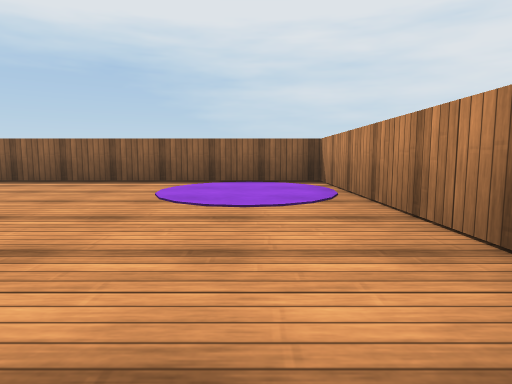
View 1 (above)

15 first-person views from a walk through a Unity game level. The camera is 0.47 m above the floor, tilts 6° down and sees 75° across. The floor is counted in squares, 1 m on a side. Each view is taken from the middle of a square. On the plan, view 1 faces up. The plan holds only what a view shows up to about 9 squares ahead; the rest is blank. The place goes on beyond the plan. The player is left out. Surface patterns are stand-ins for the level's own textures.

View 2
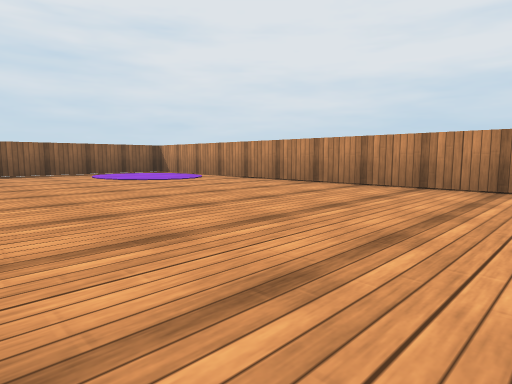

View 3
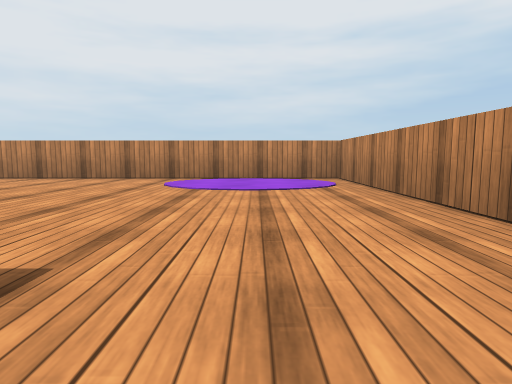

View 4
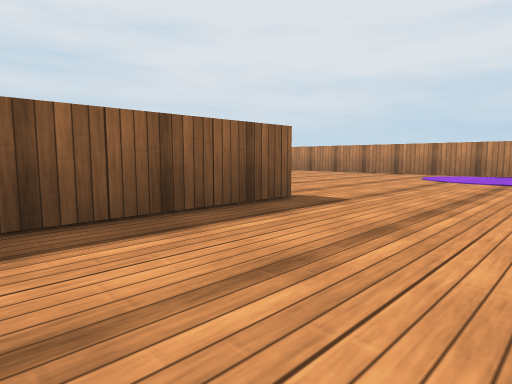

View 5
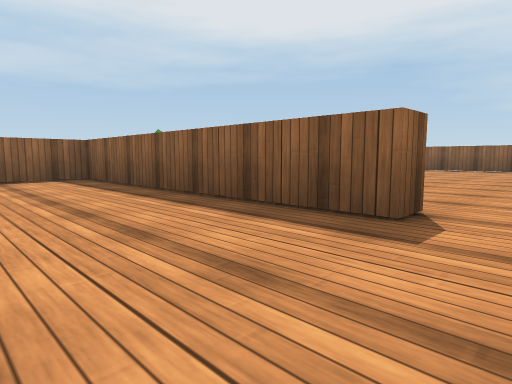

View 6
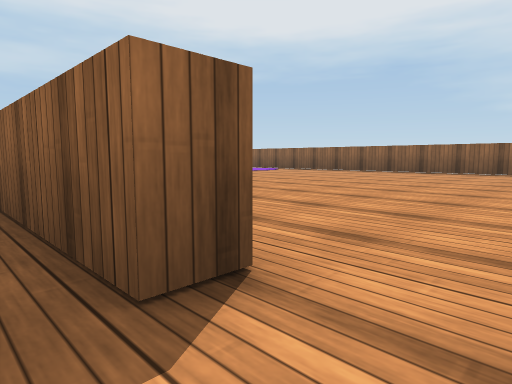

View 7
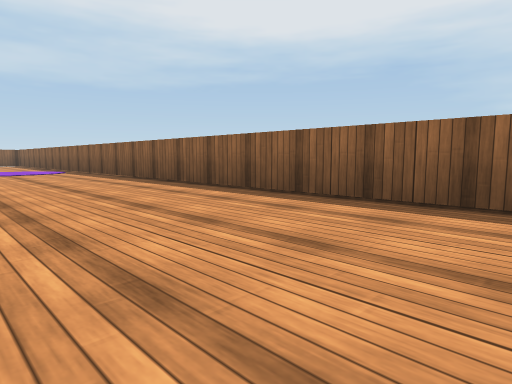

View 8
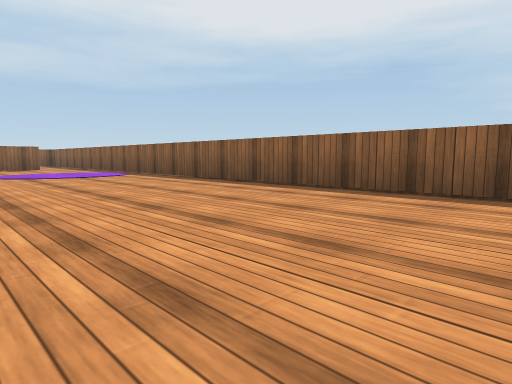

View 9
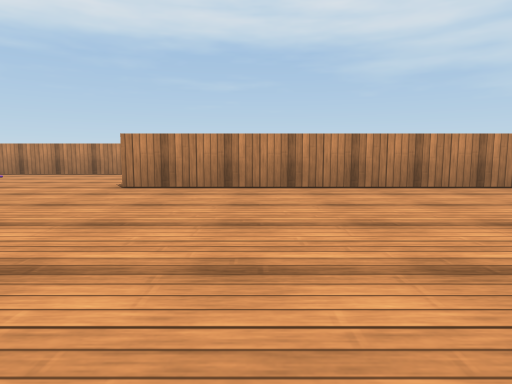

View 10
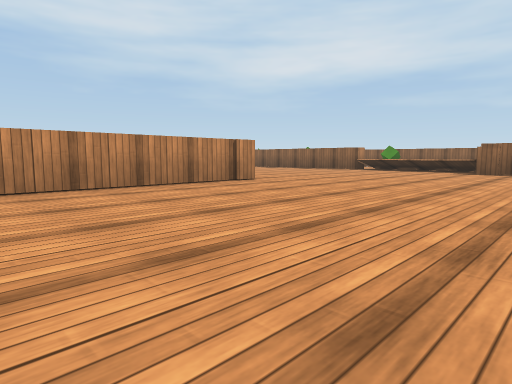

View 11
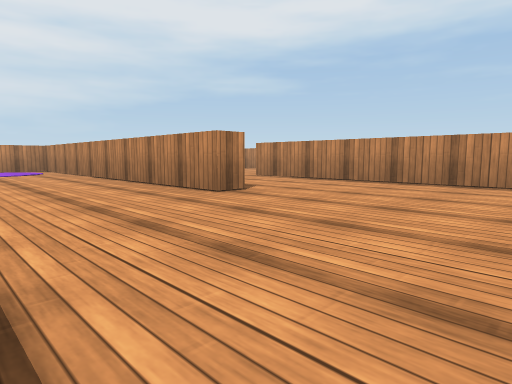

View 12
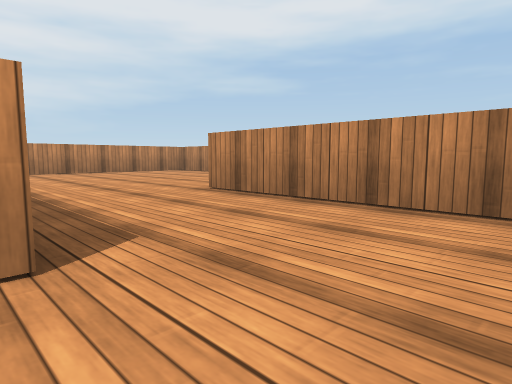

View 13
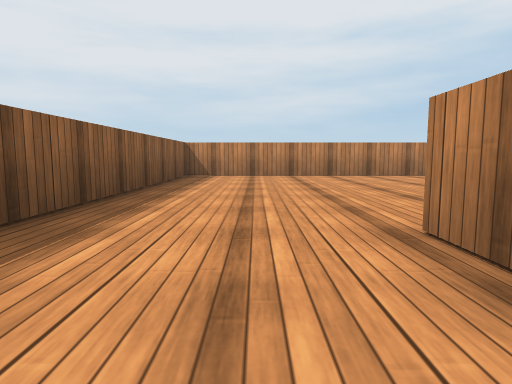

View 14
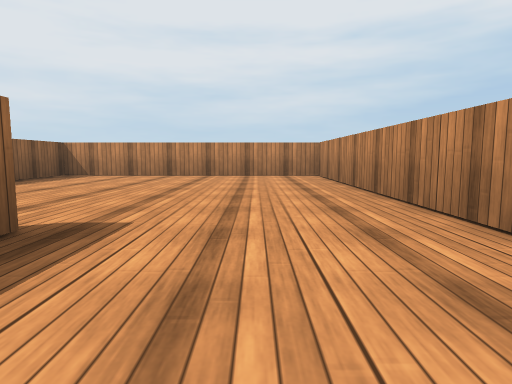

View 15
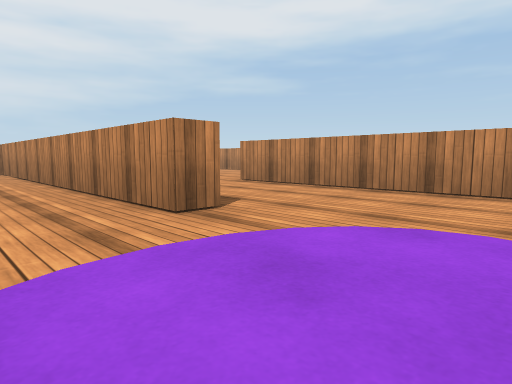

### Floor plan
Points are (right, up) in squares from view 1. A wall is a line through its corners. A room is listed if a view was taken in it or the views show most of it. See-through windows are left out.
Room 1 (views 1, 2, 3, 4, 5, 6, 7, 8, 9, 10, 11, 12)
walls: (-11.5, -3) (-5, -3) (-5, -3.5) (-11.4, -3.5) (-11.4, -4.1); (-7.5, -7.4) (-7.5, -6.8) (1.2, -6.8) (1.2, 6.5) (-11.5, 6.5); (-10.2, -10) (-8.5, -10)
ways out: opening at (-7.5, -8.5) to room 2
Room 2 (views 13, 14, 15)
walls: (-8.5, -10) (-4.9, -10); (-7.5, -14.1) (-7.5, -13.5) (1.2, -13.5) (1.2, -7.3) (-4.9, -7.3); (-9.5, -16.8) (-8.5, -16.8)
ways out: opening at (-7.5, -8.5) to room 1; opening at (-8.5, -15.5)

Where each view was taken, in squares from view 1:
view 1: 0 up, 0 right, facing up
view 2: 3 down, 4 left, facing up-right
view 3: 5 down, 6 left, facing right
view 4: 6 down, 8 left, facing up-right
view 5: 6 down, 4 left, facing up-left
view 6: 4 down, 4 left, facing up-left
view 7: 3 up, 2 left, facing up-left
view 8: 2 up, 4 left, facing up-left
view 9: 2 up, 7 left, facing down
view 10: 2 up, 7 left, facing down-left
view 11: 4 down, 11 left, facing down-right
view 12: 7 down, 9 left, facing down-right
view 13: 9 down, 7 left, facing right
view 14: 12 down, 7 left, facing right
view 15: 12 down, 10 left, facing down-right
